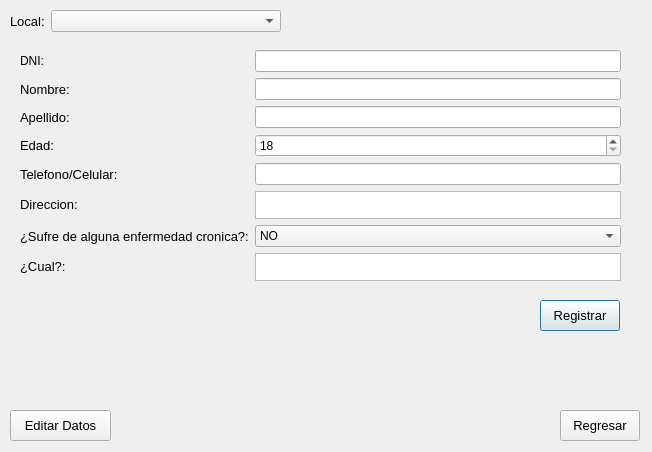
<?xml version="1.0" encoding="UTF-8"?>
<ui version="4.0">
 <class>registrarPaciente</class>
 <widget class="QDialog" name="registrarPaciente">
  <property name="geometry">
   <rect>
    <x>0</x>
    <y>0</y>
    <width>652</width>
    <height>452</height>
   </rect>
  </property>
  <property name="windowTitle">
   <string>Registro de Paciente a la Cola de Atencion</string>
  </property>
  <widget class="QWidget" name="formLayoutWidget">
   <property name="geometry">
    <rect>
     <x>20</x>
     <y>50</y>
     <width>601</width>
     <height>231</height>
    </rect>
   </property>
   <layout class="QFormLayout" name="formLayout">
    <property name="fieldGrowthPolicy">
     <enum>QFormLayout::AllNonFixedFieldsGrow</enum>
    </property>
    <item row="1" column="0">
     <widget class="QLabel" name="label">
      <property name="font">
       <font>
        <pointsize>10</pointsize>
       </font>
      </property>
      <property name="text">
       <string>Nombre:</string>
      </property>
     </widget>
    </item>
    <item row="1" column="1">
     <widget class="QLineEdit" name="nombreTxt">
      <property name="enabled">
       <bool>true</bool>
      </property>
     </widget>
    </item>
    <item row="2" column="0">
     <widget class="QLabel" name="label_2">
      <property name="font">
       <font>
        <pointsize>10</pointsize>
       </font>
      </property>
      <property name="text">
       <string>Apellido:</string>
      </property>
     </widget>
    </item>
    <item row="2" column="1">
     <widget class="QLineEdit" name="apellidoTxt">
      <property name="enabled">
       <bool>true</bool>
      </property>
     </widget>
    </item>
    <item row="3" column="0">
     <widget class="QLabel" name="label_3">
      <property name="font">
       <font>
        <pointsize>10</pointsize>
       </font>
      </property>
      <property name="text">
       <string>Edad:</string>
      </property>
     </widget>
    </item>
    <item row="3" column="1">
     <widget class="QSpinBox" name="edadSpbox">
      <property name="enabled">
       <bool>true</bool>
      </property>
      <property name="minimum">
       <number>18</number>
      </property>
     </widget>
    </item>
    <item row="4" column="0">
     <widget class="QLabel" name="label_4">
      <property name="font">
       <font>
        <pointsize>10</pointsize>
       </font>
      </property>
      <property name="text">
       <string>Telefono/Celular:</string>
      </property>
     </widget>
    </item>
    <item row="4" column="1">
     <widget class="QLineEdit" name="telefonoTxt">
      <property name="enabled">
       <bool>true</bool>
      </property>
      <property name="maximumSize">
       <size>
        <width>16777215</width>
        <height>16777215</height>
       </size>
      </property>
     </widget>
    </item>
    <item row="6" column="0">
     <widget class="QLabel" name="label_6">
      <property name="font">
       <font>
        <pointsize>10</pointsize>
       </font>
      </property>
      <property name="text">
       <string>¿Sufre de alguna enfermedad cronica?:</string>
      </property>
     </widget>
    </item>
    <item row="6" column="1">
     <widget class="QComboBox" name="enfermedadCbox">
      <property name="enabled">
       <bool>true</bool>
      </property>
      <item>
       <property name="text">
        <string>NO</string>
       </property>
      </item>
      <item>
       <property name="text">
        <string>SI</string>
       </property>
      </item>
     </widget>
    </item>
    <item row="5" column="0">
     <widget class="QLabel" name="label_5">
      <property name="font">
       <font>
        <pointsize>10</pointsize>
       </font>
      </property>
      <property name="text">
       <string>Direccion:</string>
      </property>
     </widget>
    </item>
    <item row="5" column="1">
     <widget class="QTextEdit" name="direccionTxt">
      <property name="enabled">
       <bool>true</bool>
      </property>
     </widget>
    </item>
    <item row="7" column="0">
     <widget class="QLabel" name="label_9">
      <property name="font">
       <font>
        <pointsize>10</pointsize>
       </font>
      </property>
      <property name="text">
       <string>¿Cual?:</string>
      </property>
     </widget>
    </item>
    <item row="7" column="1">
     <widget class="QPlainTextEdit" name="cualTxt">
      <property name="enabled">
       <bool>true</bool>
      </property>
      <property name="readOnly">
       <bool>false</bool>
      </property>
     </widget>
    </item>
    <item row="0" column="0">
     <widget class="QLabel" name="label_10">
      <property name="text">
       <string>DNI:</string>
      </property>
     </widget>
    </item>
    <item row="0" column="1">
     <widget class="QLineEdit" name="dniTxt"/>
    </item>
   </layout>
  </widget>
  <widget class="QPushButton" name="registrarCmd">
   <property name="enabled">
    <bool>true</bool>
   </property>
   <property name="geometry">
    <rect>
     <x>540</x>
     <y>300</y>
     <width>80</width>
     <height>31</height>
    </rect>
   </property>
   <property name="font">
    <font>
     <pointsize>10</pointsize>
    </font>
   </property>
   <property name="text">
    <string>Registrar</string>
   </property>
  </widget>
  <widget class="QPushButton" name="editarCmd">
   <property name="enabled">
    <bool>true</bool>
   </property>
   <property name="geometry">
    <rect>
     <x>10</x>
     <y>410</y>
     <width>101</width>
     <height>31</height>
    </rect>
   </property>
   <property name="font">
    <font>
     <pointsize>10</pointsize>
    </font>
   </property>
   <property name="text">
    <string>Editar Datos</string>
   </property>
  </widget>
  <widget class="QPushButton" name="regresarCmd">
   <property name="geometry">
    <rect>
     <x>560</x>
     <y>410</y>
     <width>80</width>
     <height>31</height>
    </rect>
   </property>
   <property name="font">
    <font>
     <pointsize>10</pointsize>
    </font>
   </property>
   <property name="text">
    <string>Regresar</string>
   </property>
  </widget>
  <widget class="QWidget" name="formLayoutWidget_2">
   <property name="geometry">
    <rect>
     <x>10</x>
     <y>10</y>
     <width>271</width>
     <height>31</height>
    </rect>
   </property>
   <layout class="QFormLayout" name="formLayout_2">
    <item row="0" column="0">
     <widget class="QLabel" name="label_7">
      <property name="font">
       <font>
        <pointsize>10</pointsize>
       </font>
      </property>
      <property name="text">
       <string>Local:</string>
      </property>
     </widget>
    </item>
    <item row="0" column="1">
     <widget class="QComboBox" name="elegirLocalCbox"/>
    </item>
   </layout>
  </widget>
 </widget>
 <tabstops>
  <tabstop>elegirLocalCbox</tabstop>
  <tabstop>nombreTxt</tabstop>
  <tabstop>apellidoTxt</tabstop>
  <tabstop>edadSpbox</tabstop>
  <tabstop>telefonoTxt</tabstop>
  <tabstop>direccionTxt</tabstop>
  <tabstop>enfermedadCbox</tabstop>
  <tabstop>cualTxt</tabstop>
  <tabstop>registrarCmd</tabstop>
  <tabstop>editarCmd</tabstop>
  <tabstop>regresarCmd</tabstop>
 </tabstops>
 <resources/>
 <connections/>
</ui>
